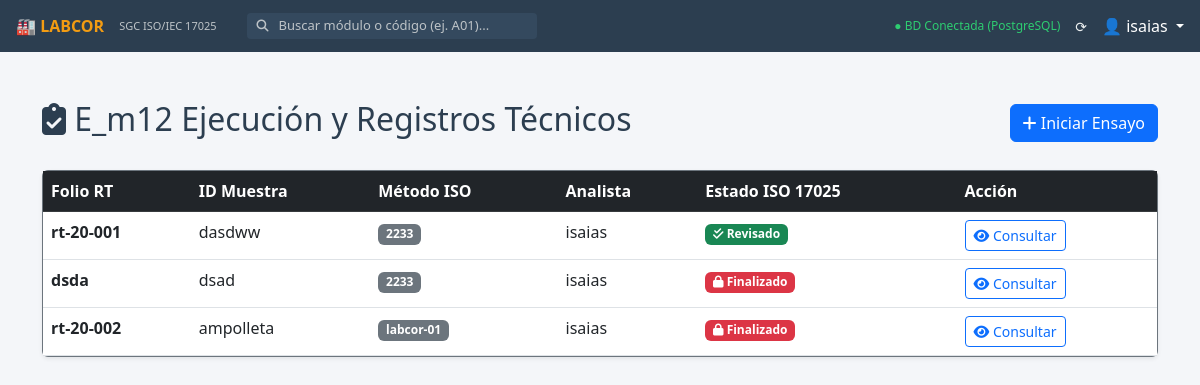
The app's page /registros_m12/ (signed in) with its own data.
### e_m12_ejecucion_registros/models.py (models this page shows, shortened)
class RegistroTecnico(models.Model):
    ESTADO_CHOICES = [
        ('EN_PROCESO', 'En Proceso (Borrador Editable)'),
        ('FINALIZADO', 'Finalizado (Bloqueado/Solo Lectura)'),
        ('REVISADO', 'Revisado por Calidad'),
    ]
    folio_registro = models.CharField(max_length=50, unique=True, verbose_name="Folio del Registro (Ej. RT-26-001)")
    identificador_muestra = models.CharField(max_length=100, verbose_name="Identificación de la Muestra / Ítem")
    metodo = models.ForeignKey(MetodoSOP, on_delete=models.PROTECT, verbose_name="Método de Ensayo o SOP")
    fecha_inicio = models.DateTimeField(verbose_name="Fecha y Hora de Inicio del Ensayo")
    fecha_fin = models.DateTimeField(null=True, blank=True, verbose_name="Fecha y Hora de Finalización")
    datos_crudos = models.TextField(verbose_name="Observaciones Originales / Datos Crudos",
                                    help_text="Capture las lecturas directas del equipo. No modifique los datos posteriormente.")
    calculos_resultados = models.TextField(blank=True, null=True, verbose_name="Cálculos y Resultados Derivados")
    evidencia_adjunta = models.FileField(upload_to='registros_tecnicos/evidencias/', blank=True, null=True,
                                         verbose_name="Evidencia Adjunta (Imágenes, XLSX)")
    analista = models.ForeignKey(User, on_delete=models.PROTECT, related_name='ensayos_m12_ejecutados',
                                 verbose_name="Analista Responsable")
    estado = models.CharField(max_length=20, choices=ESTADO_CHOICES, default='EN_PROCESO')
    fecha_creacion = models.DateTimeField(auto_now_add=True)
    fecha_actualizacion = models.DateTimeField(auto_now=True)
    class Meta:
        verbose_name = "Registro Técnico (E_m12)"
        verbose_name_plural = "Registros Técnicos (E_m12)"
        ordering = ['-fecha_inicio']

### e_m05_metodos_sops/models.py (models this page shows, shortened)
class MetodoSOP(models.Model):
    TIPO_CHOICES = [
        ('METODO', 'Método de Ensayo'),
        ('SOP', 'Procedimiento Operativo Estándar (SOP)'),
        ('INSTRUCTIVO', 'Instructivo de Trabajo'),
    ]
    ESTADO_CHOICES = [
        ('VIGENTE', 'Vigente'),
        ('EN_REVISION', 'En Revisión'),
        ('OBSOLETO', 'Obsoleto'),
    ]
    codigo = models.CharField(max_length=50, unique=True, verbose_name="Código del Documento")
    titulo = models.CharField(max_length=200, verbose_name="Título del Método / SOP")
    tipo = models.CharField(max_length=20, choices=TIPO_CHOICES, default='METODO')
    version = models.CharField(max_length=10, verbose_name="Versión Actual")
    fecha_emision = models.DateField(verbose_name="Fecha de Emisión")
    fecha_proxima_revision = models.DateField(verbose_name="Próxima Revisión")
    estado = models.CharField(max_length=20, choices=ESTADO_CHOICES, default='VIGENTE')
    archivo_pdf = models.FileField(upload_to='metodos_sops/', blank=True, null=True, verbose_name="Documento (PDF)")
    creado_por = models.ForeignKey(User, on_delete=models.SET_NULL, null=True, related_name='metodos_creados')
    fecha_creacion = models.DateTimeField(auto_now_add=True)
    fecha_actualizacion = models.DateTimeField(auto_now=True)
    class Meta:
        verbose_name = "Método o SOP"
        verbose_name_plural = "Métodos y SOPs"
        ordering = ['-estado', 'codigo']

### e_m12_ejecucion_registros/views.py (the view)
# urls.py: path('', views.dashboard_registros, name='e_m12_dashboard'),
@login_required
def dashboard_registros(request):
    registros = RegistroTecnico.objects.all()
    return render(request, 'e_m12_ejecucion_registros/dashboard.html', {'registros': registros})

### e_m12_ejecucion_registros/templates/e_m12_ejecucion_registros/dashboard.html (shortened to what this page needs)
{% extends 'base.html' %}
{% block content %}
<div class="container mt-4">
    <div class="d-flex justify-content-between align-items-center mb-4">
        <h2><i class="fas fa-clipboard-check"></i> E_m12 Ejecución y Registros Técnicos</h2>
        <a href="{% url 'e_m12_crear' %}" class="btn btn-primary"><i class="fas fa-plus"></i> Iniciar Ensayo</a>
    </div>
    <div class="card shadow-sm border-secondary">
        <div class="card-body p-0">
            <table class="table table-hover mb-0">
                <thead class="table-dark">
                    <tr>
                        <th>Folio RT</th>
                        <th>ID Muestra</th>
                        <th>Método ISO</th>
                        <th>Analista</th>
                        <th>Estado ISO 17025</th>
                        <th>Acción</th>
                    </tr>
                </thead>
                <tbody>
                    {% for reg in registros %}
                    <tr>
                        <td><strong>{{ reg.folio_registro }}</strong></td>
                        <td>{{ reg.identificador_muestra }}</td>
                        <td><span class="badge bg-secondary">{{ reg.metodo.codigo }}</span></td>
                        <td>{{ reg.analista.get_full_name|default:reg.analista.username }}</td>
                        <td>
                            {% if reg.estado == 'EN_PROCESO' %}
                                <span class="badge bg-warning text-dark"><i class="fas fa-edit"></i> En Proceso</span>
                            {% elif reg.estado == 'FINALIZADO' %}
                                <span class="badge bg-danger"><i class="fas fa-lock"></i> Finalizado</span>
                            {% else %}
                                <span class="badge bg-success"><i class="fas fa-check-double"></i> Revisado</span>
                            {% endif %}
                        </td>
                        <td>
                            <a href="{% url 'e_m12_editar' reg.id %}" class="btn btn-sm btn-outline-primary">
                                {% if reg.estado == 'EN_PROCESO' %} <i class="fas fa-pencil-alt"></i> Continuar {% else %} <i class="fas fa-eye"></i> Consultar {% endif %}
                            </a>
                        </td>
                    </tr>
                    {% empty %}
                    <tr><td colspan="6" class="text-center py-4 text-muted">No hay registros técnicos en el sistema.</td></tr>
                    {% endfor %}
                </tbody>
            </table>
        </div>
    </div>
</div>
{% endblock %}

### templates/base.html (shortened to what this page needs)
{% load static %}
<!DOCTYPE html>
<html lang="es">
<head>
    <link href="https://cdn.jsdelivr.net/npm/bootstrap@5.3.0/dist/css/bootstrap.min.css" rel="stylesheet">
    <link rel="stylesheet" href="https://cdnjs.cloudflare.com/ajax/libs/font-awesome/6.4.0/css/all.min.css">
</head>
<body>
    <div class="topbar">
        <a href="{% url 'inicio' %}" class="topbar-brand">🏭 LABCOR</a>
        <span class="topbar-subtitle">SGC ISO/IEC 17025</span>
        <div class="search-container d-none d-md-flex">
            <i class="fas fa-search" style="color: #bdc3c7; font-size: 12px;"></i>
            <input type="text" id="searchInput" class="search-input" placeholder="Buscar módulo o código (ej. A01)...">
        </div>
        <div class="ms-auto d-flex align-items-center">
            <span style="font-size: 12px; color: #2ecc71; margin-right: 15px;">
                ● BD Conectada (PostgreSQL)
            </span>
            <span style="font-size: 14px; margin-right: 15px; cursor: pointer;">
                ⟳
            </span>
            <div class="dropdown">
                <a href="#" class="text-decoration-none text-white dropdown-toggle" data-bs-toggle="dropdown">
                    👤 {{ user.username|default:"Admin" }}
                </a>
            </div>
        </div>
    </div>
    <main class="main-content">
        {% block content %}
        {% endblock %}
    </main>
</body>
</html>

### templates/base.html (style rules this page uses)
:root { --bg-main: #f4f6f9; --bg-topbar: #2c3e50; --card-bg: #ffffff; --card-border: #dee2e6; --card-hover: #ebf5fb; --text-main: #2c3e50; }
body { background-color: var(--bg-main); color: var(--text-main); font-family: 'Segoe UI', system-ui, sans-serif; overflow-x: hidden; margin: 0; }
.topbar { background-color: var(--bg-topbar); height: 52px; position: fixed; top: 0; width: 100%; z-index: 1050; display: flex; align-items: center; padding: 0 16px; color: #ecf0f1; }
.topbar-brand { font-size: 16px; font-weight: bold; color: #f39c12; margin-right: 15px; text-decoration: none; }
.topbar-subtitle { font-size: 11px; color: #bdc3c7; margin-right: 30px; }
.search-container { display: flex; align-items: center; background-color: #34495e; border-radius: 4px; padding: 2px 10px; }
.search-input { background: transparent; border: none; color: white; outline: none; margin-left: 8px; width: 250px; font-size: 13px; }
.search-input::placeholder { color: #bdc3c7; }
.main-content { margin-left: 0; margin-top: 52px; padding: 24px; min-height: calc(100vh - 52px); }

### records on screen
RegistroTecnico: folio_registro "rt-20-001", identificador_muestra "dasdww", metodo.codigo "2233", analista.get_full_name "isaias", estado "REVISADO" (drawn)
RegistroTecnico: folio_registro "dsda", identificador_muestra "dsad", metodo.codigo "2233", analista.get_full_name "isaias", estado "FINALIZADO" (drawn)
RegistroTecnico: folio_registro "rt-20-002", identificador_muestra "ampolleta", metodo.codigo "labcor-01", analista.get_full_name "isaias", estado "FINALIZADO" (drawn)

### other values on screen
{{ user.username|default:"Admin" }} "isaias"
